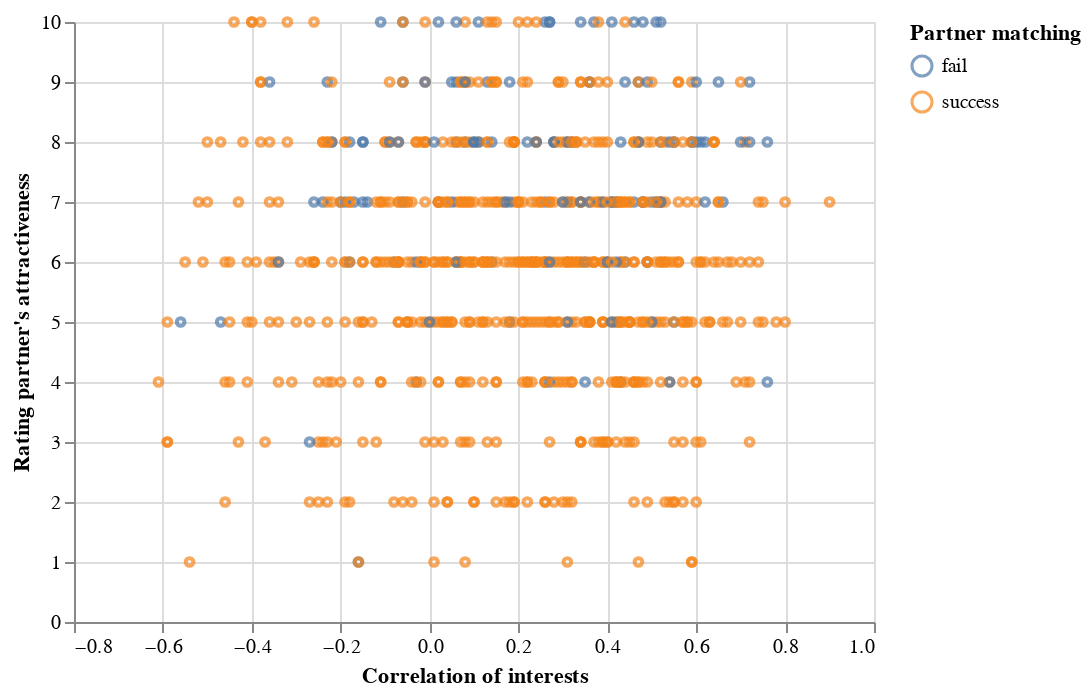

Source (notebook cell):
### Code cell
speeddating_plot = (
    alt.Chart(speeddating_training)
    .mark_point(size=15)
    .encode(
        x=alt.X("interests_correlate", title="Correlation of interests"),
        y=alt.Y("attractive_partner", title="Rating partner's attractiveness", scale=alt.Scale()),
        color=alt.Color("match", title="Partner matching"),
    )
)
speeddating_plot

### Figure 1 — Vega-Lite specification as saved in the notebook (floating-point values rounded to 4 significant figures; data arrays with more than 128 entries replaced by an {"elided": "..."} marker saying what was removed)
{"config": {"view": {"continuousWidth": 400, "continuousHeight": 300}}, "data": {"name": "data-fe8015715a09e6810141265c73a0435e"}, "mark": {"type": "point", "size": 15}, "encoding": {"color": {"field": "match", "title": "Partner matching", "type": "nominal"}, "x": {"field": "interests_correlate", "title": "Correlation of interests", "type": "quantitative"}, "y": {"field": "attractive_partner", "scale": {}, "title": "Rating partner's attractiveness", "type": "quantitative"}}, "$schema": "https://vega.github.io/schema/vega-lite/v4.17.0.json", "datasets": {"data-fe8015715a09e6810141265c73a0435e": {"elided": "750 records"}}}
